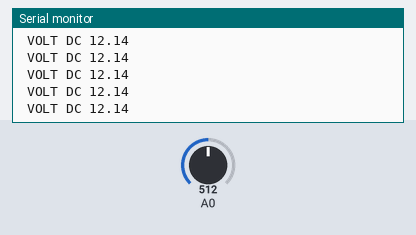
This sketch was run on a simulated Arduino Nano, built with avr-gcc and run on an emulated ATmega328P. Shown: the last lines printed to the serial monitor. The inputs (shaded band) are chosen by the test bench; at power-on: A0 = 512.

Above: at 1.2 s.
1.3 s: A0 set to 716
At 2.4 s:
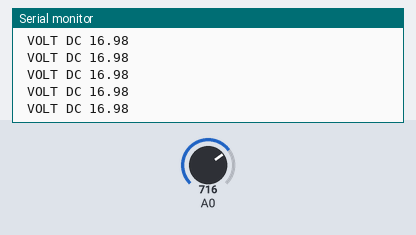
2.8 s: A0 set to 900
At 3.4 s:
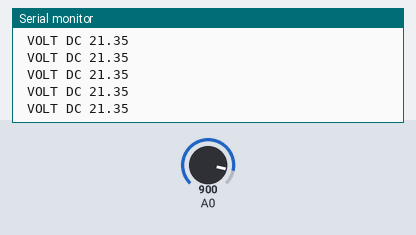
Timing chart, 0 to 5.8 s (numbered marks = the images above; inputs shaded):
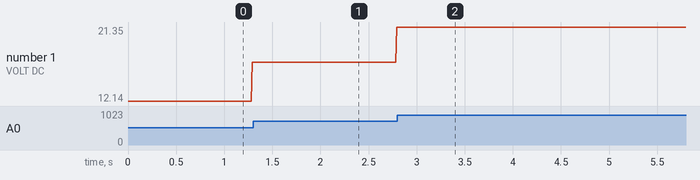

The sketch:

NDAM.ino
```cpp
void setup() {
  Serial.begin(115200);
  Serial.print(" *NANO LAB DVM* "); // Custom Text
}

void loop() {
  int Pin; // 0-1023 I/P
  double Vin;
  Pin = analogRead(A0); // Probe Input
  Vin = Pin * (5.0*11 / 1023)/2.2666666666666666666666666666667; // Pin to Vin (Reduction Factor 11) V = IR

  Serial.println(Vin);
  Serial.print(" VOLT DC "); // Custom Text
  delay(10);
}
```

Measured:
- after the input at 1.3 s, the serial monitor: prints a new line at once (image 1)
- after the input at 2.8 s, the serial monitor: prints a new line at once (image 2)
- plotted number 1: 16.98 → 21.35 after the input at 1.3 s, 21.35 → 21 after the input at 2.8 s
